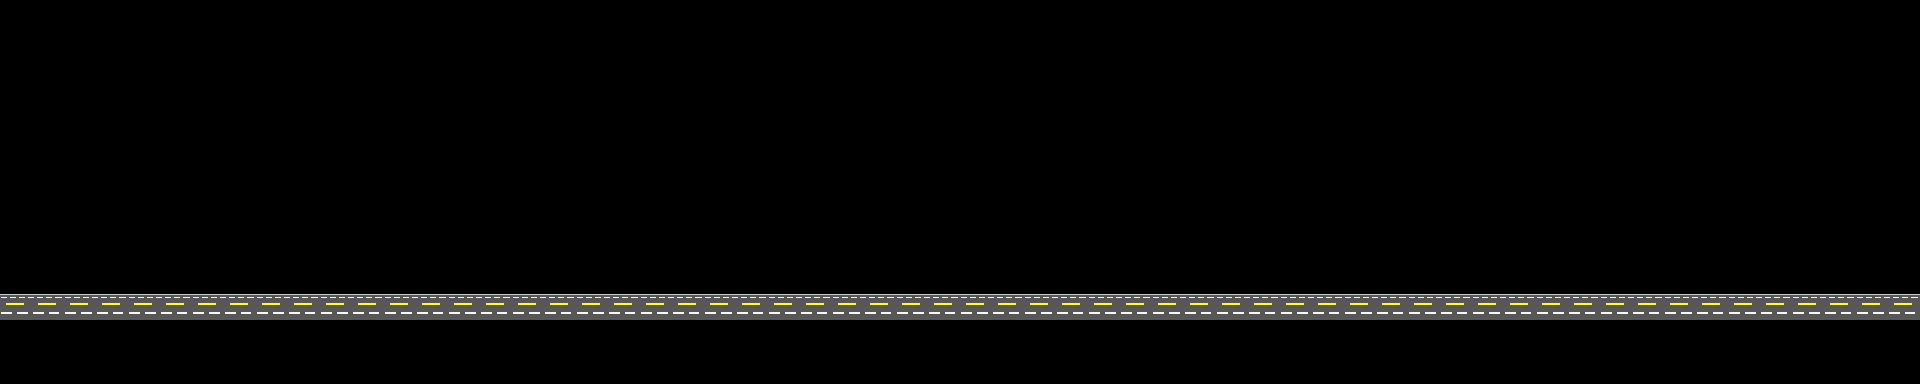

A level layout from a 2D game, rendered from its tile map. Below: a short description, then the map file with its tile-grid data intact:
An orthogonal 30x6 tile map with 64x64 px tiles, 1 tile layer (Tile Layer 1), 2 tilesets.

<map version="1.10" tiledversion="1.11.2" orientation="orthogonal" renderorder="right-down" width="30" height="6" tilewidth="64" tileheight="64" infinite="0" nextlayerid="2" nextobjectid="1">
 <tileset firstgid="1" name="Street" tilewidth="64" tileheight="64" tilecount="1" columns="1">
  <image source="../../frontend/public/assets/streety.png" width="64" height="64" />
 </tileset>
 <tileset firstgid="2" name="Street Short" tilewidth="64" tileheight="32" tilecount="1" columns="1">
  <image source="../../frontend/public/assets/streetshort.png" width="64" height="32" />
 </tileset>
 <layer id="1" name="Tile Layer 1" width="30" height="6">
  <data encoding="csv">
0,0,0,0,0,0,0,0,0,0,0,0,0,0,0,0,0,0,0,0,0,0,0,0,0,0,0,0,0,0,
0,0,0,0,0,0,0,0,0,0,0,0,0,0,0,0,0,0,0,0,0,0,0,0,0,0,0,0,0,0,
0,0,0,0,0,0,0,0,0,0,0,0,0,0,0,0,0,0,0,0,0,0,0,0,0,0,0,0,0,0,
0,0,0,0,0,0,0,0,0,0,0,0,0,0,0,0,0,0,0,0,0,0,0,0,0,0,0,0,0,0,
2,2,2,2,2,2,2,2,2,2,2,2,2,2,2,2,2,2,2,2,2,2,2,2,2,2,2,2,2,2,
0,0,0,0,0,0,0,0,0,0,0,0,0,0,0,0,0,0,0,0,0,0,0,0,0,0,0,0,0,0
</data>
 </layer>
</map>
